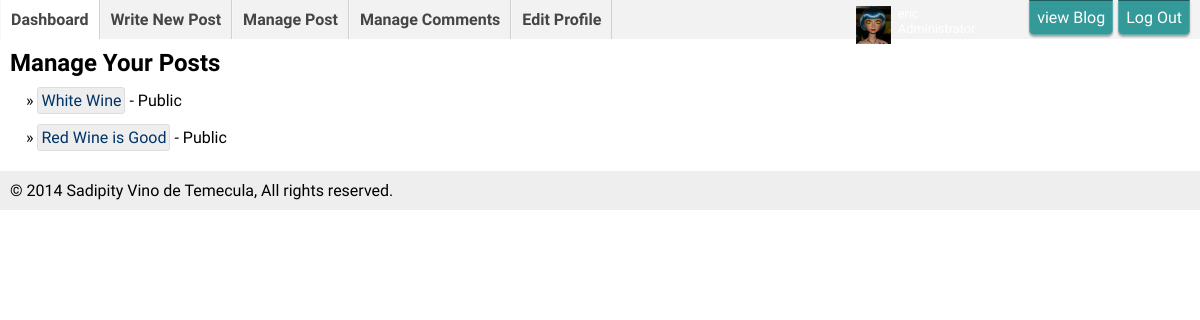
The page /blog/admin/manage-post.php (signed in) on the database its author committed.
### tables this page shows
CREATE TABLE IF NOT EXISTS `posts` (
  `post_id` smallint(6) NOT NULL AUTO_INCREMENT,
  `title` varchar(256) NOT NULL,
  `date` datetime NOT NULL,
  `user_id` smallint(6) NOT NULL,
  `body` text NOT NULL,
  `is_published` tinyint(1) NOT NULL,
  `allow_comments` tinyint(1) NOT NULL,
  PRIMARY KEY (`post_id`)
);

### blog/admin/manage-post.php (the view)
<?php require('admin-header.php'); ?>
<main>
<section>
	<h1>Manage Your Posts</h1>
	<?php
	$query = "SELECT post_id, title, is_published
				FROM posts
				WHERE user_id = $user_id
				ORDER BY date DESC";
	$result = $db->query($query);
	if($result->num_rows >=1){
	?>
	<ul>
		<?php while( $row = $result->fetch_assoc() ){ ?>
		<li><a href="edit-post.php?post_id=<?php echo $row['post_id'] ?>">
		<?php echo $row['title']; ?>
		</a> - <?php echo $row['is_published'] == 1 ? 'Public' : '<i>Draft</i>' ?></li>
		<?php } ?>
	</ul>
	<?php
	}else{
		echo 'You have not written any posts yet.';
		} ?>
</section>
</main>
<?php include('admin-footer.php'); ?>

### blog/css/admin-style.css (style rules this page uses)
body, html { margin: 0; padding: 0; font-size: 100%; font-family: 'Droid Sans', Arial, Helvetica, sans-serif; }
h1,h2,h3,h4,h5,h6,p,ul,ol,li,form { margin: 0; padding: 0; }
*, *:before, *:after { -moz-box-sizing: border-box; -webkit-box-sizing: border-box; box-sizing: border-box; }
html { background-color:white; }
header h1, main, footer { padding: 10px; }
ul li { list-style-type: none; margin: 10px 0; }
main a { background-color: #EEE; padding: 3px; -webkit-border-radius: 3px; -moz-border-radius: 3px; border-radius: 3px; border: solid 1px #DDD; display: inline-block; text-decoration: none; color: #036; }
main ul { list-style: none; padding-left: 1em; }
main li:before { content: "\00BB \0020"; }

### rows shown on the page
posts: title "White Wine", is_published "Public"
posts: title "Red Wine is Good", is_published "Public"
